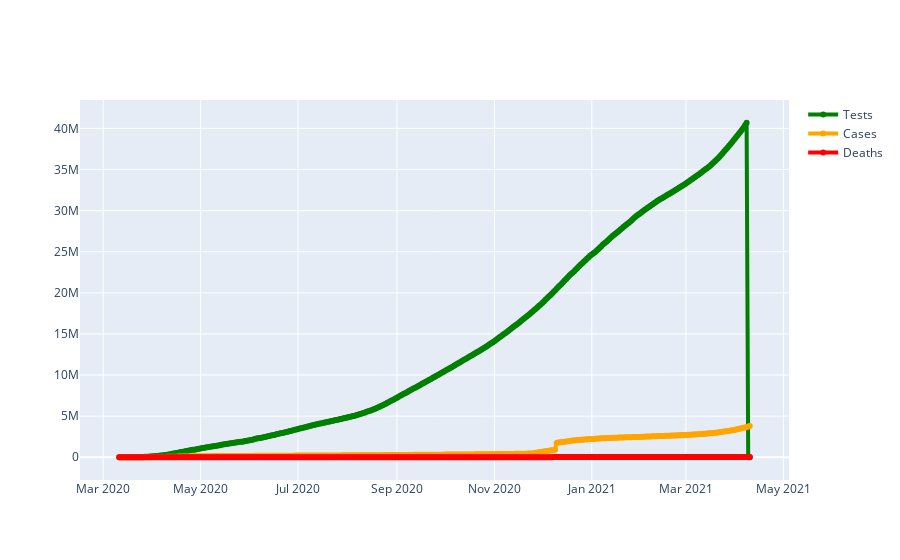

Write notebook code for a chart like this one.
### Markdown cell above
First one includes number of tests ,cases and deaths. Half of the population tested from beginning of the pandemic. And you can see death is very low if we compare it to number of cases. We'll visualized that in the second plot.

### Code cell
fig = go.Figure()
fig.add_trace(go.Scatter(x = dft['date'], y = dft['total_tests'],mode = 'lines+markers',name = 'Tests', line =dict(color = 'Green', width = 4)))
fig.add_trace(go.Scatter(x = dft['date'], y = dft['total_cases'],mode = 'lines+markers',name = 'Cases', line =dict(color = 'Orange', width = 4)))
fig.add_trace(go.Scatter(x = dft['date'], y = dft['total_deaths'],mode = 'lines+markers',name = 'Deaths', line =dict(color = 'Red', width = 4)))
fig.show()

### Figure 1 — Plotly figure (JSON) as saved in the notebook; plotly's stock layout.template omitted (floating-point values rounded to 4 significant figures; data arrays with more than 128 entries replaced by an {"elided": "..."} marker saying what was removed)
{"data": [{"line": {"color": "Green", "width": 4}, "mode": "lines+markers", "name": "Tests", "type": "scatter", "x": {"elided": "396 str values"}, "y": {"elided": "396 int values"}}, {"line": {"color": "Orange", "width": 4}, "mode": "lines+markers", "name": "Cases", "type": "scatter", "x": {"elided": "396 str values"}, "y": {"elided": "396 int values"}}, {"line": {"color": "Red", "width": 4}, "mode": "lines+markers", "name": "Deaths", "type": "scatter", "x": {"elided": "396 str values"}, "y": {"elided": "396 int values"}}], "layout": {}}
